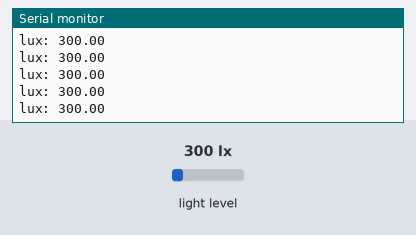
This sketch was run on a simulated Arduino Uno, built with avr-gcc and run on an emulated ATmega328P. Parts: the last lines printed to the serial monitor. Inputs (shaded band) come from the test bench; at power-on: light level 300 lx.

Above: at 1.2 s.
1.3 s: light level set to 40 lx
At 1.8 s:
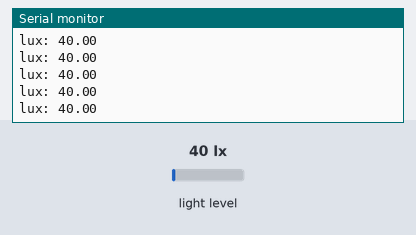
2.8 s: light level set to 500 lx
At 3.7 s:
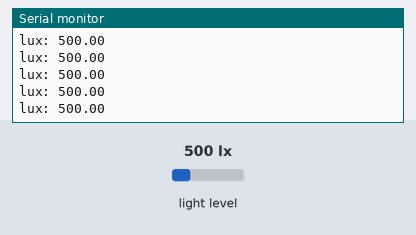
Timing chart, 0 to 5.8 s (numbered marks = the images above; inputs shaded):
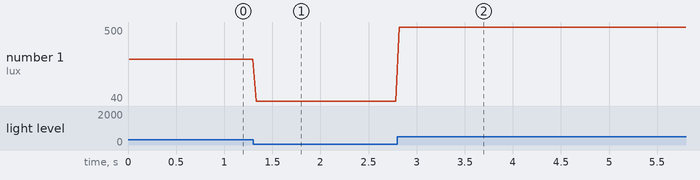

Measured:
- after the input at 1.3 s, the serial monitor: prints a new line at once (image 1)
- after the input at 2.8 s, the serial monitor: prints a new line at once (image 2)
- plotted number 1: 300 → 40 after the input at 1.3 s, 40 → 500 after the input at 2.8 s

The sketch:

serial_lux_tsl2561.ino
```cpp
#include <Wire.h>
#include <Adafruit_Sensor.h>
#include <Adafruit_TSL2561_U.h>

// need above libraries, install from Tools > Manage Libraries
// set up for Teensy LC for serial data to Pure Data

/* This driver uses the Adafruit unified sensor library (Adafruit_Sensor),
   which provides a common 'type' for sensor data and some helper functions.

   To use this driver you will also need to download the Adafruit_Sensor
   library and include it in your libraries folder.

   You should also assign a unique ID to this sensor for use with
   the Adafruit Sensor API so that you can identify this particular
   sensor in any data logs, etc.  To assign a unique ID, simply
   provide an appropriate value in the constructor below (12345
   is used by default in this example).

   Connections
   ===========
   Connect SCL to I2C SCL Clock
   Connect SDA to I2C SDA Data
   Connect VCC/VDD to 3.3V or 5V (depends on sensor's logic level, check the datasheet)
   Connect GROUND to common ground

   I2C Address
   ===========
   The address will be different depending on whether you leave
   the ADDR pin floating (addr 0x39), or tie it to ground or vcc.
   The default addess is 0x39, which assumes the ADDR pin is floating
   (not connected to anything).  If you set the ADDR pin high
   or low, use TSL2561_ADDR_HIGH (0x49) or TSL2561_ADDR_LOW
   (0x29) respectively.

   History
   =======
   2013/JAN/31  - First version (KTOWN)
*/

Adafruit_TSL2561_Unified tsl = Adafruit_TSL2561_Unified(TSL2561_ADDR_FLOAT, 12345);

/**************************************************************************/
/*
    Displays some basic information on this sensor from the unified
    sensor API sensor_t type (see Adafruit_Sensor for more information)
*/
/**************************************************************************/
void displaySensorDetails(void)
{
//  sensor_t sensor;
//  tsl.getSensor(&sensor);
//  Serial.println("------------------------------------");
//  Serial.print  ("Sensor:       "); Serial.println(sensor.name);
//  Serial.print  ("Driver Ver:   "); Serial.println(sensor.version);
//  Serial.print  ("Unique ID:    "); Serial.println(sensor.sensor_id);
//  Serial.print  ("Max Value:    "); Serial.print(sensor.max_value); Serial.println(" lux");
//  Serial.print  ("Min Value:    "); Serial.print(sensor.min_value); Serial.println(" lux");
//  Serial.print  ("Resolution:   "); Serial.print(sensor.resolution); Serial.println(" lux");
//  Serial.println("------------------------------------");
//  Serial.println("");
//  delay(500);
}

/**************************************************************************/
/*
    Configures the gain and integration time for the TSL2561
*/
/**************************************************************************/
void configureSensor(void)
{
  /* You can also manually set the gain or enable auto-gain support */
  // tsl.setGain(TSL2561_GAIN_1X);      /* No gain ... use in bright light to avoid sensor saturation */
  // tsl.setGain(TSL2561_GAIN_16X);     /* 16x gain ... use in low light to boost sensitivity */
  tsl.enableAutoRange(true);            /* Auto-gain ... switches automatically between 1x and 16x */

  /* Changing the integration time gives you better sensor resolution (402ms = 16-bit data) */
  tsl.setIntegrationTime(TSL2561_INTEGRATIONTIME_13MS);      /* fast but low resolution */
  // tsl.setIntegrationTime(TSL2561_INTEGRATIONTIME_101MS);  /* medium resolution and speed   */
  // tsl.setIntegrationTime(TSL2561_INTEGRATIONTIME_402MS);  /* 16-bit data but slowest conversions */

  /* Update these values depending on what you've set above! */
  // Serial.println("------------------------------------");
  //  Serial.print  ("Gain:         "); Serial.println("Auto");
  //  Serial.print  ("Timing:       "); Serial.println("13 ms");
  //  Serial.println("------------------------------------");
}

/**************************************************************************/
/*
    Arduino setup function (automatically called at startup)
*/
/**************************************************************************/
void setup(void)
{
  Serial.begin(9600);
  //  Serial.println("Light Sensor Test"); Serial.println("");

  /* Initialise the sensor */
  //use tsl.begin() to default to Wire,
  //tsl.begin(&Wire2) directs api to use Wire2, etc.
  if (!tsl.begin())
  {
    /* There was a problem detecting the TSL2561 ... check your connections */
    Serial.print("Ooops, no TSL2561 detected ... Check your wiring or I2C ADDR!");
    while (1);
  }

  /* Display some basic information on this sensor */
  displaySensorDetails();

  /* Setup the sensor gain and integration time */
  configureSensor();

  /* We're ready to go! */
  Serial.println("");
}

/**************************************************************************/
/*
    Arduino loop function, called once 'setup' is complete (your own code
    should go here)
*/
/**************************************************************************/
void loop(void) {
  /* Get a new sensor event */
  sensors_event_t event;
  tsl.getEvent(&event);

  /* Display the results (light is measured in lux) */
  if (event.light)
  {
    Serial.print("lux: ");
    Serial.print(event.light);
    Serial.println(" ");
  }
  else
  {
    /* If event.light = 0 lux the sensor is probably saturated
       and no reliable data could be generated! */
    Serial.println("sensor_overload");
  }
  delay(20);
}
```
